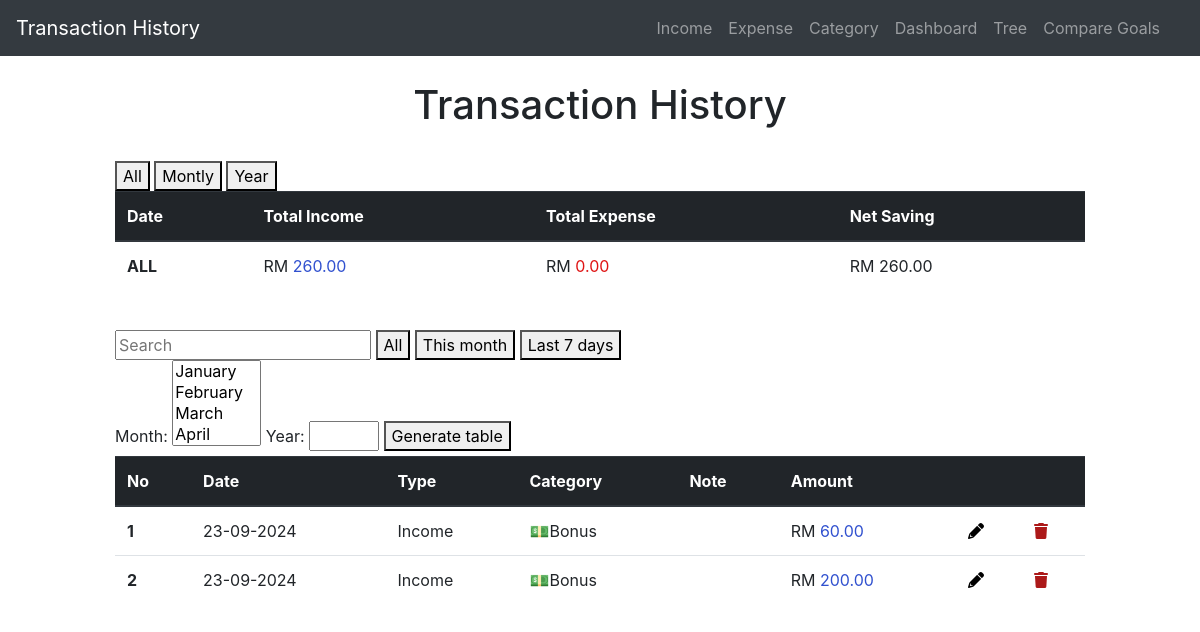
Before: / with the older database file.
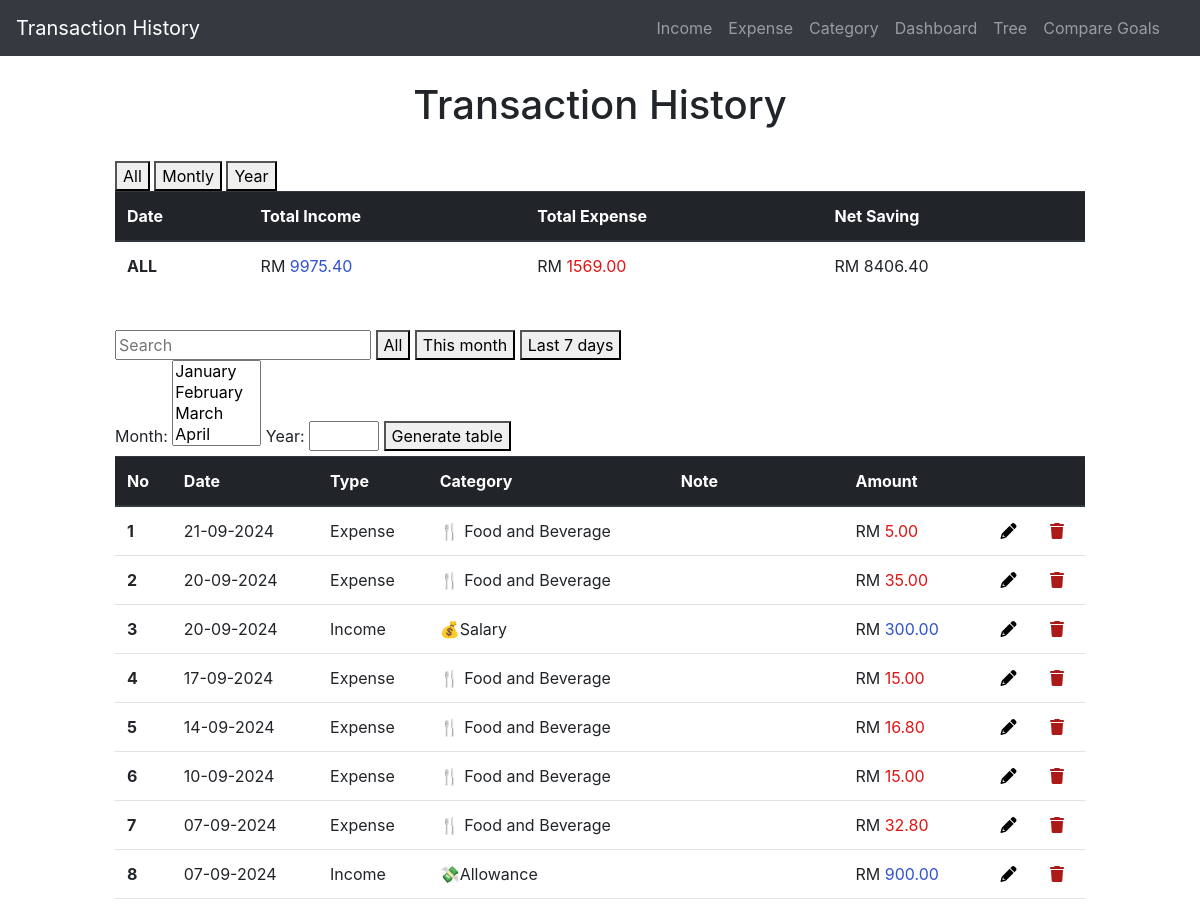
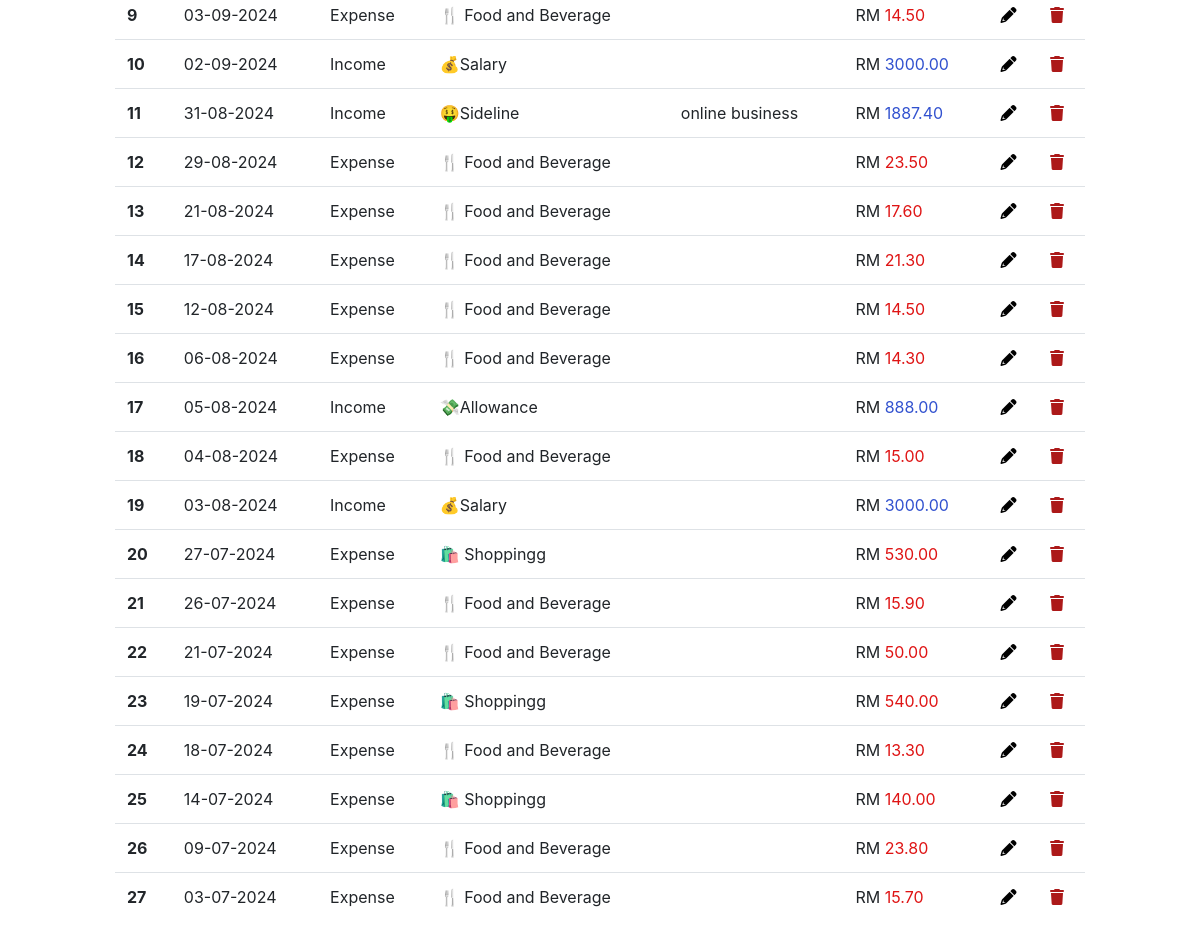
After: the same page with the newer database file (2 pictures, top to bottom).
### application/models.py (models this page shows, shortened)
class add_incomes(db.Model):
    id = db.Column(db.Integer, primary_key=True)
    amount = db.Column(db.Double, nullable=False)
    category = db.Column(db.String(30),nullable=False)
    date = db.Column(db.DateTime, nullable=False)
    type = db.Column(db.String(10), nullable=False, default= 'Income')
    nota = db.Column(db.String(15))

class add_expenses(db.Model):
    id = db.Column(db.Integer, primary_key=True)
    amount = db.Column(db.Double, nullable=False)
    category = db.Column(db.String(30),nullable=False)
    date = db.Column(db.DateTime, nullable=False)
    type = db.Column(db.String(10), nullable=False, default= 'Expense')
    nota = db.Column(db.String(15))

### application/routes.py (the view)
@app.route('/', methods = ["POST", "GET"])
def index():
    expenses = add_expenses.query.order_by(add_expenses.date.desc()).all()
    incomes = add_incomes.query.order_by(add_incomes.date.desc()).all()
    entries = combine_table(expenses,incomes)
    sum_expenses = db.session.query(db.func.sum(add_expenses.amount)).all()
    sum_expense = [expense[0] if expense[0] is not None else 0 for expense in sum_expenses]
    sum_incomes = db.session.query(db.func.sum(add_incomes.amount)).all()
    sum_income = [income[0] if income[0] is not None else 0 for income in sum_incomes]
    net = [round(sum_income[0] - sum_expense[0], 2)]
    return render_template('index.html', title="Transaction history", entries=entries,  sum_expense=sum_expense, sum_income=sum_income, net=net)

### application/routes.py (called while the page is built)
def combine_table(expenses,incomes):
    entries = []
    for expense in expenses:
        entries.append({
            'id': expense.id,
            'date': expense.date,
            'type': expense.type,
            'category': expense.category,
            'amount': expense.amount,
            'nota': expense.nota
        })
    for income in incomes:
        entries.append({
            'id': income.id,
            'date': income.date,
            'type': income.type,
            'category': income.category,
            'amount': income.amount,
            'nota': income.nota
        })
    entries.sort(key=lambda x: x['date'], reverse=True)
    return entries

### application/templates/index.html (shortened to what this page needs)
{% extends 'layout.html' %}
{% block content %}
    <head>
        <link rel="stylesheet" href="https://cdnjs.cloudflare.com/ajax/libs/font-awesome/6.0.0-beta3/css/all.min.css">
    </head>
    <div class="col-sm-10 ml-auto mr-auto ">
       <center>
        <H1>Transaction History</H1>
       </center>
       <br>
       <section class="section">
            <div class="columns">
                <div class="column is-one-third is-offset-one-third">
                    <button type='button' hx-get="/net_all_table" hx-target="#net_table">All</button>
                    <button type='button' hx-get="/net_montly_table" hx-target="#net_table">Montly</button>
                    <button type='button' hx-get="/net_yearly_table" hx-target="#net_table">Year</button>
                </div>
            </div>
            <table class="table">
                <thead class="thead-dark">
                    <tr>
                        <th scope="col">Date</th>
                        <th scope="col">Total Income</th>
                        <th scope="col">Total Expense</th>
                        <th scope="col">Net Saving</th>
                    </tr>
                </thead>
                <tbody id="net_table" >
                    {% for expense in sum_expense %}
                    {% for income in sum_income %}
                    {% for net_save in net %}
                            <tr>
                                <th scope="row">ALL</th>
                                <td class="amount-field">RM <span style="color: rgb(49, 81, 207);">{{ "{:.2f}".format(income) }}</span></td>
                                <td class="amount-field">RM <span style="color: rgb(223, 20, 20);">{{ "{:.2f}".format(expense) }}</span></td>
                                <td class="amount-field">{{  'RM ' + "{:.2f}".format(net_save) }}</td>
                            </tr>
                    {% endfor %}
                    {% endfor %}
                    {% endfor %}
                </tbody>
            </table>
        </section>
        <br>
        <section class="section">
            <div class="columns">
                <div class="column is-one-third is-offset-one-third">
                    <form hx-post="/set" hx-target="#results" hx-swap="innerHTML">
                        <row>
                            <input type='text' class="input" placeholder="Search" name="q" hx-get="/search" hx-trigger="keyup changed delay:500ms" hx-target="#results">
                            <button type='button' hx-get="/default_table" hx-target="#results">All</button>
                            <button type='button' hx-get="/this_month_table" hx-target="#results">This month</button>
                            <button type='button' hx-get="/last_7days_table_income" hx-target="#results">Last 7 days</button>⠀⠀⠀⠀⠀⠀⠀⠀⠀⠀⠀⠀⠀⠀⠀⠀⠀⠀⠀⠀⠀⠀⠀⠀⠀⠀⠀⠀⠀⠀⠀⠀⠀⠀⠀⠀⠀⠀
                            <label for="month">Month:</label>
                            <select name="month" id="month" multiple>
                                <option value="1">January</option>
                                <option value="2">February</option>
                                <option value="3">March</option>
                                <option value="4">April</option>
                                <option value="5">May</option>
                            </select>
                            <label for="year">Year:</label>
                            <input type="number" id="year" name="year" class="input is-small", style="width: 70px;" required>
                            <button type="submit" class="input is-small">Generate table</button>
                        </row>
                    </form>
                </div>
            </div>
            <table class="table">
                <thead class="thead-dark">
                    <tr>
                        <th scope="col">No</th>
                        <th scope="col">Date</th>
                        <th scope="col">Type</th>
                        <th scope="col">Category</th>
                        <th scope="col">Note</th>
                        <th scope="col">Amount</th>
                        <th scope="col"></th>
                        <th scope="col"></th>
                    </tr>
                </thead>
                <tbody id="results">
                    {% for entry in entries %}
                            <tr>
                                <th scope="row">{{loop.index}}</th>
                                <td>{{entry.date.strftime("%d-%m-%Y")}}</td>
                                <td>{{entry.type}}</td>
                                <td>{{entry.category }}</td>
                                <td>{{entry.nota }}</td>
                                {% if entry.type == 'Expense' %}
                                <td class="amount-field">RM <span style="color: rgb(223, 20, 20);">{{ "{:.2f}".format(entry.amount) }}</span></td>
                                {% else %}
                                <td class="amount-field">RM <span style="color: rgb(49, 81, 207);">{{ "{:.2f}".format(entry.amount) }}</span></td>
                                {% endif %}
                                <td><a href="{{ url_for('get_record', entry_id=entry.id, entry_type = entry.type, entry_amount = entry.amount, entry_date = entry.date.strftime('%Y-%m-%d %H:%M:%S'),next=url_for('index')) }}"   class="edit" title="Edit" data-toggle="tooltip" id="1"><i class="fa fa-pencil" style="color: rgb(0, 0, 0);"></i></a></td>
                                <td><a href="{{ url_for('delete', entry_id=entry.id, entry_type = entry.type, entry_amount = entry.amount, entry_date = entry.date.strftime('%Y-%m-%d %H:%M:%S'), next=url_for('index')) }}" class="delete" title="Delete" data-toggle="tooltip" id="1"><i class="fa-solid fa-trash" style="color: rgb(172, 25, 25);"></i></a></td>
                            </tr>
                    {% endfor %}
                </tbody>
            </table>
        </section>
    </div>
{% endblock %}

### application/templates/layout.html (shortened to what this page needs)
<!DOCTYPE html>
<html lang="en">
<head>
    <link rel="stylesheet"
        href="https://maxcdn.bootstrapcdn.com/bootstrap/4.0.0/css/bootstrap.min.css"
        href="static/styles.css"
>
</head>
<body>
    <div class="container-fluid">
        <div class="row">
            <div class="col-md-12 p-0">
                <header class="mb-4">
                    <nav class="navbar navbar-expand-lg navbar-dark bg-dark">
                        <a class="navbar-brand" href="{{ url_for('index') }}">Transaction History</a>
                        <div class="collapse navbar-collapse" id="navbarNavAltMarkup">
                            <div class="navbar-nav ml-auto mr-3">
                                <a class="nav-item nav-link" href="{{ url_for('add_income') }}">Income</a>
                                <a class="nav-item nav-link" href="{{ url_for('add_expense') }}">Expense</a>
                                <a class="nav-item nav-link" href="{{ url_for('categoryy') }}">Category</a>
                                <a class="nav-item nav-link" href="{{ url_for('dashboard') }}">Dashboard</a>
                                <a class="nav-item nav-link" href="{{ url_for('tree') }}">Tree</a>
                                <a class="nav-item nav-link" href="{{ url_for('compare') }}">Compare Goals</a>
                            </div>
                        </div>
                    </nav>
                </header>
            </div>
        </div>
        <div class="row justify-content-center">
            <div class="col-md-10"></div>
                {% block content %}{% endblock %}
            </div>
        </div>
</body>
</html>

Changed rows visible on the page:
removed add_incomes: date "23-09-2024", type "Income", category "💵Bonus", amount "60.00"
removed add_incomes: date "23-09-2024", type "Income", category "💵Bonus", amount "200.00"
added add_expenses: date "21-09-2024", type "Expense", category "🍴 Food and Beverage", amount "5.00"
added add_expenses: date "20-09-2024", type "Expense", category "🍴 Food and Beverage", amount "35.00"
added add_incomes: date "20-09-2024", type "Income", category "💰Salary", amount "300.00"
added add_expenses: date "17-09-2024", type "Expense", category "🍴 Food and Beverage", amount "15.00"
added add_expenses: date "14-09-2024", type "Expense", category "🍴 Food and Beverage", amount "16.80"
added add_expenses: date "10-09-2024", type "Expense", category "🍴 Food and Beverage", amount "15.00"
added add_expenses: date "07-09-2024", type "Expense", category "🍴 Food and Beverage", amount "32.80"
added add_incomes: date "07-09-2024", type "Income", category "💸Allowance", amount "900.00"
added add_expenses: date "03-09-2024", type "Expense", category "🍴 Food and Beverage", amount "14.50"
added add_incomes: date "02-09-2024", type "Income", category "💰Salary", amount "3000.00"
added add_incomes: date "31-08-2024", type "Income", category "🤑Sideline", nota "online business", amount "1887.40"
added add_expenses: date "29-08-2024", type "Expense", category "🍴 Food and Beverage", amount "23.50"
added add_expenses: date "21-08-2024", type "Expense", category "🍴 Food and Beverage", amount "17.60"
added add_expenses: date "17-08-2024", type "Expense", category "🍴 Food and Beverage", amount "21.30"
added add_expenses: date "12-08-2024", type "Expense", category "🍴 Food and Beverage", amount "14.50"
added add_expenses: date "06-08-2024", type "Expense", category "🍴 Food and Beverage", amount "14.30"
added add_incomes: date "05-08-2024", type "Income", category "💸Allowance", amount "888.00"
added add_expenses: date "04-08-2024", type "Expense", category "🍴 Food and Beverage", amount "15.00"
added add_incomes: date "03-08-2024", type "Income", category "💰Salary", amount "3000.00"
added add_expenses: date "27-07-2024", type "Expense", category "🛍️ Shoppingg", amount "530.00"
added add_expenses: date "26-07-2024", type "Expense", category "🍴 Food and Beverage", amount "15.90"
added add_expenses: date "21-07-2024", type "Expense", category "🍴 Food and Beverage", amount "50.00"
added add_expenses: date "19-07-2024", type "Expense", category "🛍️ Shoppingg", amount "540.00"
added add_expenses: date "18-07-2024", type "Expense", category "🍴 Food and Beverage", amount "13.30"
added add_expenses: date "14-07-2024", type "Expense", category "🛍️ Shoppingg", amount "140.00"
added add_expenses: date "09-07-2024", type "Expense", category "🍴 Food and Beverage", amount "23.80"
added add_expenses: date "03-07-2024", type "Expense", category "🍴 Food and Beverage", amount "15.70"
Other visible differences:
list line gone: "ALL RM 260.00 RM 0.00 RM 260.00"
new list line: "ALL RM 9975.40 RM 1569.00 RM 8406.40"
